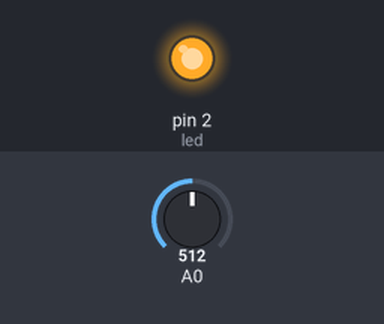
A sketch run on a simulated Arduino Uno, built with avr-gcc and run on an emulated ATmega328P. On the bench: output pins drawn as LEDs (lit = HIGH). Inputs (shaded band) come from the test bench; at power-on: A0 = 512.

Above: at 1.2 s.
1.3 s: A0 set to 495
At 2.5 s:
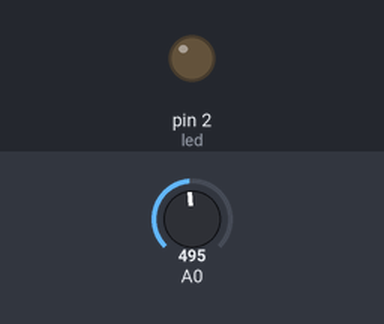
2.8 s: A0 set to 716
At 3.6 s:
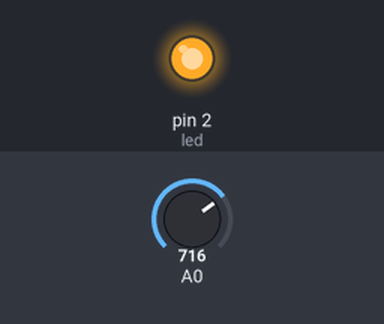
4.3 s: A0 set to 511
At 4.8 s:
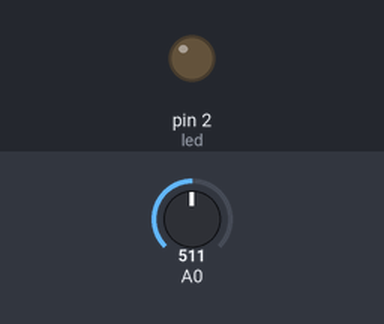
Timing chart, 0 to 7.3 s (numbered marks = the images above; inputs shaded):
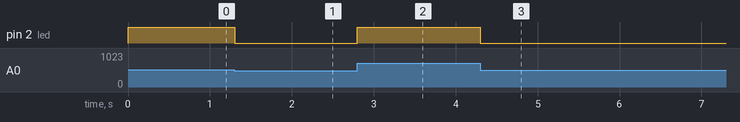

Measured:
- the behaviour switches between 512 and 511 on A0 (found by bisection; images 0 and 1)
- after the input at 1.3 s, pin 2 (led): HIGH → LOW at once
- after the input at 2.8 s, pin 2 (led): LOW → HIGH at once
- after the input at 4.3 s, pin 2 (led): HIGH → LOW at once

The sketch:

luminosite__led.ino
```cpp
#define led 2
void setup() {
  Serial.begin(9600);
//  pinMode(led, OUTPUT);
}

void loop() {

  analogWrite(led, analogRead(A0)/4);


}
```
